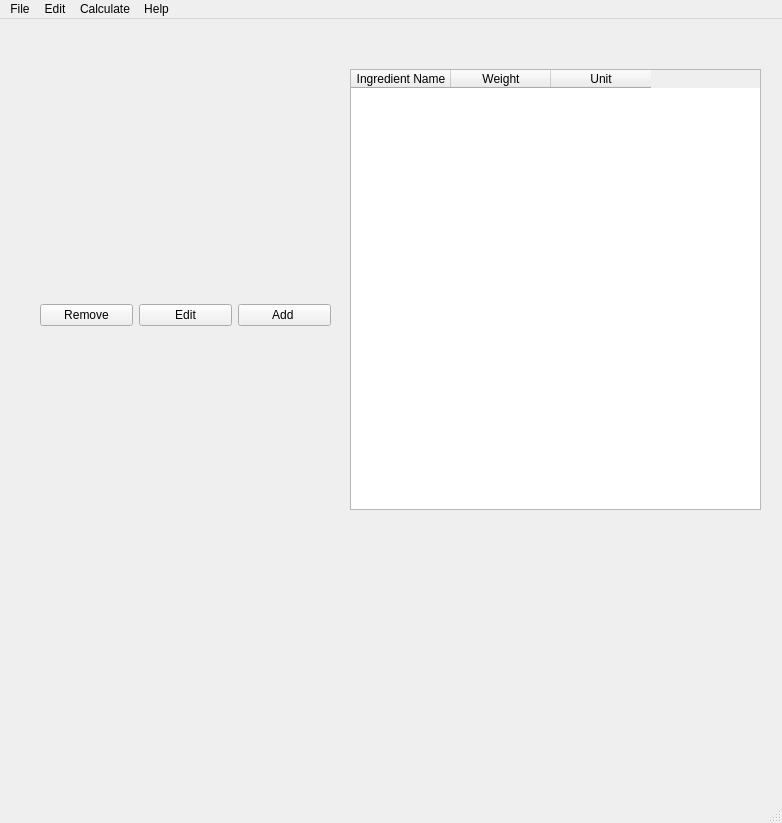
<?xml version="1.0" encoding="UTF-8"?>
<ui version="4.0">
 <class>MainWindow</class>
 <widget class="QMainWindow" name="MainWindow">
  <property name="geometry">
   <rect>
    <x>0</x>
    <y>0</y>
    <width>782</width>
    <height>823</height>
   </rect>
  </property>
  <property name="windowTitle">
   <string>MainWindow</string>
  </property>
  <widget class="QWidget" name="centralwidget">
   <widget class="QTableWidget" name="formulaTableWidgetList">
    <property name="geometry">
     <rect>
      <x>350</x>
      <y>50</y>
      <width>411</width>
      <height>441</height>
     </rect>
    </property>
    <column>
     <property name="text">
      <string>Ingredient Name</string>
     </property>
    </column>
    <column>
     <property name="text">
      <string>Weight</string>
     </property>
    </column>
    <column>
     <property name="text">
      <string>Unit</string>
     </property>
    </column>
   </widget>
   <widget class="QWidget" name="layoutWidget">
    <property name="geometry">
     <rect>
      <x>40</x>
      <y>280</y>
      <width>291</width>
      <height>32</height>
     </rect>
    </property>
    <layout class="QHBoxLayout" name="horizontalLayout_12">
     <item>
      <widget class="QPushButton" name="removeaddChemicalPushButton">
       <property name="text">
        <string>Remove</string>
       </property>
      </widget>
     </item>
     <item>
      <widget class="QPushButton" name="pushButtonEdit">
       <property name="text">
        <string>Edit</string>
       </property>
      </widget>
     </item>
     <item>
      <widget class="QPushButton" name="addChemicalPushButton">
       <property name="text">
        <string>Add </string>
       </property>
      </widget>
     </item>
    </layout>
   </widget>
   <widget class="QWidget" name="widgetPropellantResults" native="true">
    <property name="geometry">
     <rect>
      <x>20</x>
      <y>540</y>
      <width>731</width>
      <height>221</height>
     </rect>
    </property>
   </widget>
   <widget class="QWidget" name="widgetOperatingConditions" native="true">
    <property name="geometry">
     <rect>
      <x>30</x>
      <y>340</y>
      <width>291</width>
      <height>181</height>
     </rect>
    </property>
   </widget>
   <widget class="QWidget" name="widgetChemicalEditor" native="true">
    <property name="geometry">
     <rect>
      <x>30</x>
      <y>50</y>
      <width>291</width>
      <height>201</height>
     </rect>
    </property>
   </widget>
  </widget>
  <widget class="QStatusBar" name="statusbar"/>
  <widget class="QMenuBar" name="menubar">
   <property name="geometry">
    <rect>
     <x>0</x>
     <y>0</y>
     <width>782</width>
     <height>22</height>
    </rect>
   </property>
   <widget class="QMenu" name="menuFile">
    <property name="title">
     <string>File</string>
    </property>
    <addaction name="actionOpen"/>
    <addaction name="actionSave"/>
   </widget>
   <widget class="QMenu" name="menuEdit">
    <property name="title">
     <string>Edit</string>
    </property>
    <addaction name="actionUndo"/>
    <addaction name="actionRedo"/>
   </widget>
   <widget class="QMenu" name="menuCalculate">
    <property name="title">
     <string>Calculate</string>
    </property>
    <addaction name="Calculate"/>
   </widget>
   <widget class="QMenu" name="menuHelp">
    <property name="title">
     <string>Help</string>
    </property>
    <addaction name="actionAboutOpenPep"/>
    <addaction name="actiontest12"/>
   </widget>
   <addaction name="menuFile"/>
   <addaction name="menuEdit"/>
   <addaction name="menuCalculate"/>
   <addaction name="menuHelp"/>
  </widget>
  <action name="actionOpen">
   <property name="text">
    <string>Open</string>
   </property>
   <property name="shortcut">
    <string>Ctrl+O</string>
   </property>
  </action>
  <action name="actionSave">
   <property name="text">
    <string>Save</string>
   </property>
   <property name="shortcut">
    <string>Ctrl+S</string>
   </property>
  </action>
  <action name="Calculate">
   <property name="text">
    <string>Run</string>
   </property>
   <property name="shortcut">
    <string>Ctrl+R</string>
   </property>
  </action>
  <action name="actionUndo">
   <property name="text">
    <string>Undo</string>
   </property>
   <property name="shortcut">
    <string>Ctrl+Z</string>
   </property>
  </action>
  <action name="actionRedo">
   <property name="text">
    <string>Redo</string>
   </property>
   <property name="shortcut">
    <string>Ctrl+Y</string>
   </property>
  </action>
  <action name="actionAboutOpenPep">
   <property name="text">
    <string>About OpenPep</string>
   </property>
  </action>
  <action name="actiontest12">
   <property name="text">
    <string>test12</string>
   </property>
  </action>
 </widget>
 <resources/>
 <connections/>
</ui>
